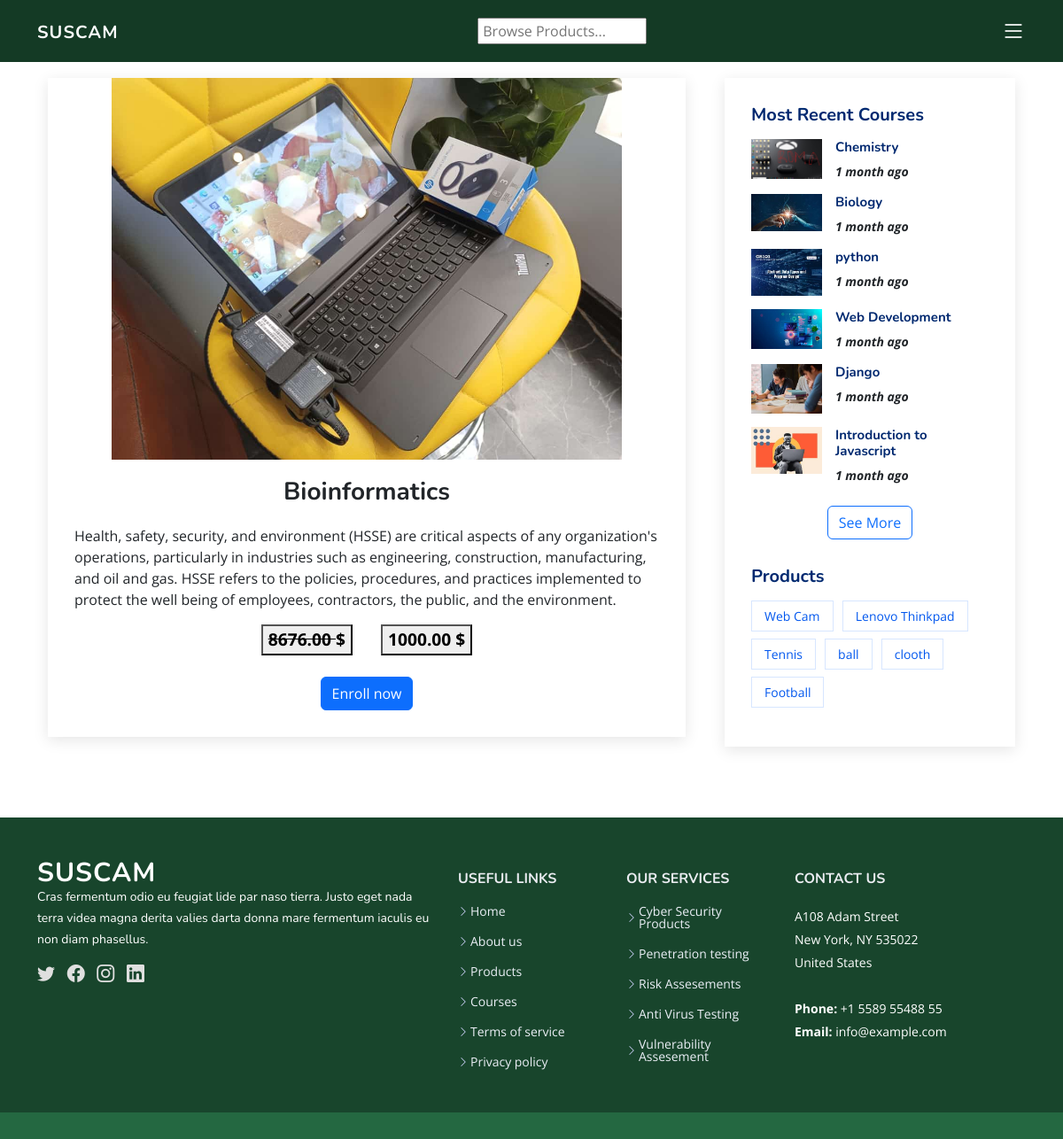
The page /course/12/ (signed in) on the database its author committed.
### Base/models.py (models this page shows, shortened)
class Courses(models.Model):
    course_id = models.BigAutoField(primary_key=True)
    course_name = models.CharField(max_length=250)
    description = models.TextField()
    video_file = models.FileField(upload_to='Course_Videos/')
    paid = models.BooleanField(default=False)
    course_category = models.CharField(max_length=250, blank=True, null=True)
    price = models.DecimalField( default=1000, max_digits=10, decimal_places=2)
    old_price = models.DecimalField(max_digits=10, decimal_places=2)
    course_img = models.ImageField(upload_to='CourseImage/', validators = [FileExtensionValidator(allowed_extensions=['jpg', 'png', 'jpeg'])], null=True, blank=True)
    created = models.DateTimeField(default = timezone.now)
    updated = models.DateTimeField(auto_now=True)
    model_type = 'Course'
    class Meta:
        ordering = ('created', 'updated')

class Products(models.Model):
    name = models.CharField(max_length=100)
    product_id = models.BigAutoField(primary_key=True)
    product_des = models.TextField()
    price = models.DecimalField(max_digits=10, decimal_places=2)
    old_price = models.DecimalField(max_digits=10, decimal_places=2)
    category = models.CharField(max_length=100)
    available = models.BooleanField(default=True)
    updated = models.DateTimeField(auto_now_add=True, null=True)
    created = models.DateTimeField(default = timezone.now)
    image = models.ImageField(upload_to='Product_Images', validators = [FileExtensionValidator(allowed_extensions=['jpg', 'png', 'jpeg'])])
    model_type = 'Products'
    class Meta:
        ordering = ['-created', '-updated']

### Base/views.py (the view)
# urls.py: path('course/<str:pk>/', views.course, name='course'),
@login_required(login_url='login')
def course(request, pk):
    course = Courses.objects.get(course_id=pk)
    course2 = Courses.objects.all()[0:6][::-1]
    products = Products.objects.all()[0:6][::-1]
    context = {
        'course': course,
        'course2': course2,
        'products': products,
        'user_profile': user_profile,
        }
    return render(request, 'Courses/course.html', context)

### templates/Courses/course.html (shortened to what this page needs)
{% extends "Navbar/navbar.html" %}
{% load static %}
    {% block content %}
    <div id="blog" class="blog">
        <div class="container mt-5" data-aos="fade-up">
            <div class="row mt-5">
            <div class="col-lg-8 entries rounded">
                <article class="entry">
                    <center>
                        <div class="entry-img rounded">
                            <img style="width:80%; height: auto;"  src="{{course.course_img.url}}" alt="" class="img-fluid">
                        </div>
                        <h2 class="entry-title">
                            {{ course.course_name}}
                        </h2>
                    </center>
                    <div class="entry-content">
                        <p>
                        {{ course.description }}
                        </p>
                    </div>
                    <center>
                        <div class="d-flex mx-4 text-center justify-content-center mb-4" style="font-size: 1.2rem;">
                            <div class="read-more mx-3">
                                <button><strong><strike>{{course.old_price}} </strike>$</strong></button>
                            </div>
                            <div class="read-more mx-3">
                                <button><Strong>{{course.price}} $</Strong></button>
                            </div>
                        </div>
                    </center>
                    <center>
                        <div class="read-more mx-3 btn btn-primary">
                            <a href="" class="text-white">Enroll now</a>
                        </div>
                    </center>
                </article>
            </div>
            <div class="col-lg-4">
                <div class="sidebar">
                <h3 class="sidebar-title">Most Recent Courses</h3>
                <div class="sidebar-item recent-posts">
                    {% for cours in course2 %}
                    <div class="post-item clearfix">
                        <img src="{{ cours.course_img.url }}" alt="{{cours.course_name}}">
                        <h4><a href="{% url 'course' cours.course_id %}">{{cours.course_name}}</a></h4>
                        <time class="text-dark" datetime="2020-01-01"><strong>{{cours.created|timesince}} ago</strong></time>
                    </div>
                    {% endfor %}
                    <center><a class="mt-4 btn btn-outline-primary" href="{% url 'courses' %}">See More</a></center>
                </div>
                <h3 class="sidebar-title">Products</h3>
                <div class="sidebar-item tags">
                    <ul>
                    {% for product in products %}
                        <li><a href="{% url 'product' product.product_id %}">{{product.name}}</a></li>
                    {% endfor %}
                    </ul>
                </div>
                </div>
            </div>
            </div>
      </div>
    </div>
    {% endblock content %}

### static/assets/css/style.css (style rules this page uses)
:root { scroll-behavior: smooth; }
body { font-family: "Open Sans", sans-serif; }
a { color: #4154f1; text-decoration: none; }
h1, h2, h3, h4, h5, h6 { font-family: "Nunito", sans-serif; }
.blog { padding: 40px 0 20px 0; }
.blog .entry { padding: 30px; margin-bottom: 60px; box-shadow: 0 4px 16px rgba(0, 0, 0, 0.1); }
.blog .entry .entry-img { max-height: 440px; margin: -30px -30px 20px -30px; overflow: hidden; }
.blog .entry .entry-title { font-size: 28px; font-weight: bold; padding: 0; margin: 0 0 20px 0; }
.blog .entry .entry-content p { line-height: 24px; }
.blog .sidebar { padding: 30px; margin: 0 0 60px 20px; box-shadow: 0 4px 16px rgba(0, 0, 0, 0.1); }
.blog .sidebar .sidebar-title { font-size: 20px; font-weight: 700; padding: 0 0 0 0; margin: 0 0 15px 0; color: #012970; position: relative; }
.blog .sidebar .sidebar-item { margin-bottom: 30px; }
.blog .sidebar .recent-posts .post-item + .post-item { margin-top: 15px; }
.blog .sidebar .recent-posts img { width: 80px; float: left; }
.blog .sidebar .recent-posts h4 { font-size: 15px; margin-left: 95px; font-weight: bold; }
.blog .sidebar .recent-posts h4 a { color: #012970; transition: 0.3s; }
.blog .sidebar .recent-posts time { display: block; margin-left: 95px; font-style: italic; font-size: 14px; color: #aaaaaa; }
.blog .sidebar .tags { margin-bottom: -10px; }
.blog .sidebar .tags ul { list-style: none; padding: 0; }
.blog .sidebar .tags ul li { display: inline-block; }
.blog .sidebar .tags ul a { color: #0257ee; font-size: 14px; padding: 6px 14px; margin: 0 6px 8px 0; border: 1px solid #d7e6ff; display: inline-block; transition: 0.3s; }

### rows shown on the page
Courses: course_img (picture), course_name "Bioinformatics", description "Health, safety, security, and environment (HSSE) are critical aspects of any organization's operations, particularly in industries such as engineering, construction, manufacturing, and oil and gas. HSSE refers to the policies, procedures, and practices implemented to protect the well being of employees, contractors, the public, and the environment.", old_price "8676.00", price "1000.00"
Courses: course_img (picture), course_name "Chemistry", created "1 month"
Courses: course_img (picture), course_name "Biology", created "1 month"
Courses: course_img (picture), course_name "python", created "1 month"
Courses: course_img (picture), course_name "Web Development", created "1 month"
Courses: course_img (picture), course_name "Django", created "1 month"
Courses: course_img (picture), course_name "Introduction to Javascript", created "1 month"
Products: name "Web Cam"
Products: name "Lenovo Thinkpad"
Products: name "Tennis"
Products: name "ball"
Products: name "clooth"
Products: name "Football"
